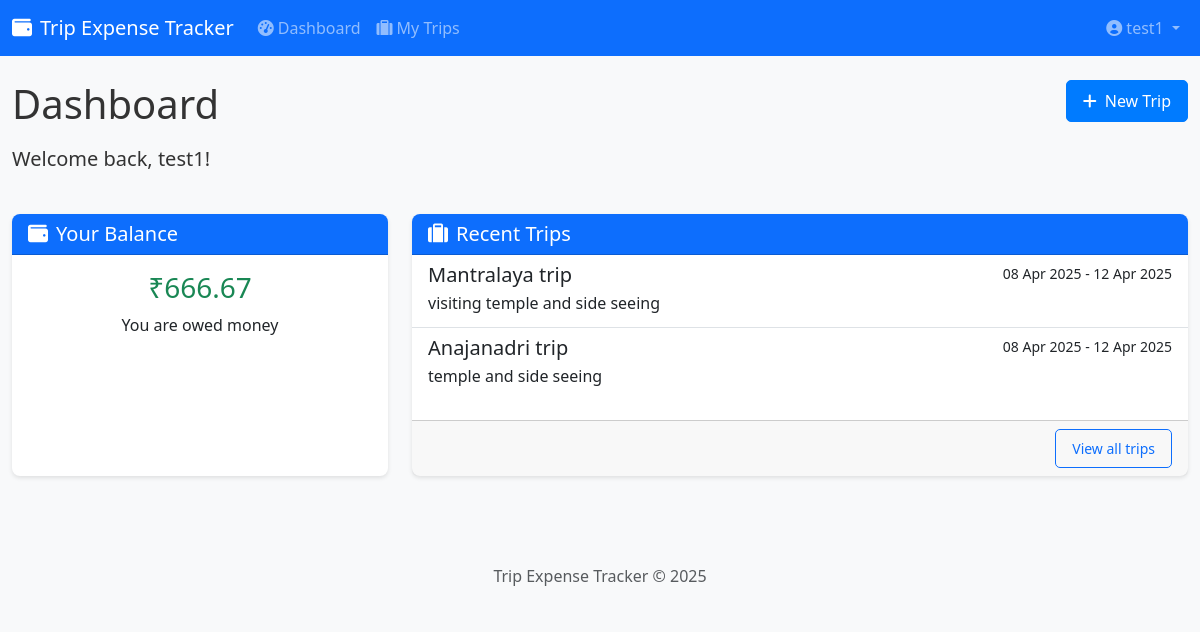
Screenshot of / (signed in) with the database file from the repository.
### expense_tracker/backend/models/user.py (models this page shows, shortened)
class User(UserMixin, db.Model):
    id = db.Column(db.Integer, primary_key=True)
    email = db.Column(db.String(120), unique=True, nullable=False, index=True)
    name = db.Column(db.String(100), nullable=False)
    password_hash = db.Column(db.String(128))
    created_at = db.Column(db.DateTime, default=datetime.utcnow)
    last_seen = db.Column(db.DateTime, default=datetime.utcnow)
    is_admin = db.Column(db.Boolean, default=False)
    trips_created = db.relationship('Trip', backref='admin', lazy='dynamic', foreign_keys='Trip.admin_id')
    def get_trips(self):
        from expense_tracker.backend.models.trip import Trip
        admin_trips = Trip.query.filter_by(admin_id=self.id).all()
        participant_trips = Trip.query.filter(Trip.participants.contains(str(self.id))).all()
        all_trips = list(set(admin_trips + participant_trips))
        return all_trips
    def get_total_balance(self):
        trips = self.get_trips()
        total_balance = 0
        for trip in trips:
            total_balance += trip.calculate_user_balance(self.id)
        return total_balance

### expense_tracker/backend/models/trip.py (models this page shows, shortened)
class Trip(db.Model):
    id = db.Column(db.Integer, primary_key=True)
    name = db.Column(db.String(100), nullable=False)
    description = db.Column(db.Text, nullable=True)
    start_date = db.Column(db.DateTime, nullable=False)
    end_date = db.Column(db.DateTime, nullable=False)
    created_at = db.Column(db.DateTime, default=datetime.utcnow)
    updated_at = db.Column(db.DateTime, default=datetime.utcnow, onupdate=datetime.utcnow)
    admin_id = db.Column(db.Integer, db.ForeignKey('user.id'), nullable=False)
    participants = db.Column(db.Text, nullable=False, default=json.dumps([]))
    unregistered_participants = db.Column(db.Text, nullable=False, default=json.dumps([]))
    advances_json = db.Column(db.Text, default=json.dumps({}))
    general_payments_json = db.Column(db.Text, default=json.dumps([]))
    expenses = db.relationship('Expense', backref='trip', lazy='dynamic', cascade='all, delete-orphan')
    def calculate_user_balance(self, user_id):
        from expense_tracker.backend.models.expense import Expense
        if isinstance(user_id, str) and user_id.startswith('unregistered_'):
            return self.calculate_unregistered_balance(user_id)
        total_paid = sum(expense.amount for expense in
                         Expense.query.filter_by(trip_id=self.id, payer_id=str(user_id)))
        total_paid += self.get_participant_general_payments(user_id)
        advances = self.get_advances()
        advance_amount = advances.get(str(user_id), 0)
        total_paid += advance_amount
        total_share = 0
        for expense in self.expenses:
            shares = expense.get_shares()
            if str(user_id) in shares:
                total_share += shares[str(user_id)]
        return total_paid - total_share
    def get_advances(self):
        if not self.advances_json:
            return {}
        return json.loads(self.advances_json)
    def get_general_payments(self):
        if not self.general_payments_json:
            return []
        return json.loads(self.general_payments_json)
    def get_participant_general_payments(self, participant_id):
        payments = self.get_general_payments()
        total = sum(payment['amount'] for payment in payments
                   if payment['participant_id'] == str(participant_id))
        return total

### expense_tracker/backend/routes/main.py (the view)
@bp.route('/')
def index():
    if current_user.is_authenticated:
        trips = current_user.get_trips()
        recent_trips = sorted(trips, key=lambda t: t.updated_at, reverse=True)[:5]
        total_balance = current_user.get_total_balance()
        return render_template('main/dashboard.html',
                              recent_trips=recent_trips,
                              total_balance=total_balance)
    else:
        return render_template('main/index.html')

### expense_tracker/backend/models/expense.py (called while the page is built)
    def get_shares(self):
        return json.loads(self.shares)

### expense_tracker/backend/templates/main/dashboard.html (shortened to what this page needs)
{% extends "base.html" %}
{% block content %}
<div class="row mb-4">
    <div class="col-md-8">
        <h1 class="mb-3">Dashboard</h1>
        <p class="lead">Welcome back, {{ current_user.name }}!</p>
    </div>
    <div class="col-md-4 text-end">
        <a href="{{ url_for('trips.add_trip') }}" class="btn btn-primary">
            <i class="fas fa-plus me-2"></i>New Trip
        </a>
    </div>
</div>
<div class="row">
    <div class="col-md-4 mb-4">
        <div class="card h-100">
            <div class="card-header bg-primary text-white">
                <h5 class="card-title mb-0">
                    <i class="fas fa-wallet me-2"></i>Your Balance
                </h5>
            </div>
            <div class="card-body text-center">
                {% if total_balance > 0 %}
                <h3 class="text-success">₹{{ total_balance|round(2) }}</h3>
                <p>You are owed money</p>
                {% elif total_balance < 0 %}
                <h3 class="text-danger">₹{{ (total_balance * -1)|round(2) }}</h3>
                <p>You owe money</p>
                {% else %}
                <h3>₹0.00</h3>
                <p>You're all settled up!</p>
                {% endif %}
            </div>
        </div>
    </div>
    <div class="col-md-8 mb-4">
        <div class="card h-100">
            <div class="card-header bg-primary text-white">
                <h5 class="card-title mb-0">
                    <i class="fas fa-suitcase me-2"></i>Recent Trips
                </h5>
            </div>
            <div class="card-body p-0">
                {% if recent_trips %}
                <div class="list-group list-group-flush">
                    {% for trip in recent_trips %}
                    <a href="{{ url_for('trips.view_trip', trip_id=trip.id) }}" class="list-group-item list-group-item-action">
                        <div class="d-flex w-100 justify-content-between">
                            <h5 class="mb-1">{{ trip.name }}</h5>
                            <small>{{ trip.start_date.strftime('%d %b %Y') }} - {{ trip.end_date.strftime('%d %b %Y') }}</small>
                        </div>
                        <p class="mb-1">{{ trip.description|truncate(100) }}</p>
                    </a>
                    {% endfor %}
                </div>
                {% else %}
                <div class="text-center p-4">
                    <p class="mb-0">You don't have any trips yet.</p>
                    <a href="{{ url_for('trips.add_trip') }}" class="btn btn-sm btn-outline-primary mt-2">Create your first trip</a>
                </div>
                {% endif %}
            </div>
            {% if recent_trips %}
            <div class="card-footer text-end">
                <a href="{{ url_for('trips.list_trips') }}" class="btn btn-sm btn-outline-primary">View all trips</a>
            </div>
            {% endif %}
        </div>
    </div>
</div>
{% endblock %}

### expense_tracker/backend/templates/base.html (shortened to what this page needs)
<!DOCTYPE html>
<html lang="en">
<head>
    <link href="https://cdn.jsdelivr.net/npm/bootstrap@5.3.0-alpha1/dist/css/bootstrap.min.css" rel="stylesheet">
    <link rel="stylesheet" href="https://cdnjs.cloudflare.com/ajax/libs/font-awesome/6.0.0/css/all.min.css">
    <link rel="stylesheet" href="{{ url_for('static', filename='css/style.css') }}">
</head>
<body>
    <nav class="navbar navbar-expand-lg navbar-dark bg-primary">
        <div class="container">
            <a class="navbar-brand" href="{{ url_for('main.index') }}">
                <i class="fas fa-wallet me-2"></i>Trip Expense Tracker
            </a>
            <div class="collapse navbar-collapse" id="navbarNav">
                <ul class="navbar-nav me-auto">
                    {% if current_user.is_authenticated %}
                    <li class="nav-item">
                        <a class="nav-link" href="{{ url_for('main.dashboard') }}">
                            <i class="fas fa-tachometer-alt me-1"></i>Dashboard
                        </a>
                    </li>
                    <li class="nav-item">
                        <a class="nav-link" href="{{ url_for('trips.list_trips') }}">
                            <i class="fas fa-suitcase me-1"></i>My Trips
                        </a>
                    </li>
                    {% endif %}
                </ul>
                <ul class="navbar-nav">
                    {% if current_user.is_authenticated %}
                    <li class="nav-item dropdown">
                        <a class="nav-link dropdown-toggle" href="#" id="userDropdown" role="button" data-bs-toggle="dropdown">
                            <i class="fas fa-user-circle me-1"></i>{{ current_user.name }}
                        </a>
                    </li>
                    {% endif %}
                </ul>
            </div>
        </div>
    </nav>
    <div class="container mt-4">
        {% block content %}{% endblock %}
    </div>
    <footer class="footer mt-5 py-3 bg-light">
        <div class="container text-center">
            <span class="text-muted">Trip Expense Tracker &copy; 2025</span>
        </div>
    </footer>
</body>
</html>

### expense_tracker/backend/static/css/style.css (style rules this page uses)
body { font-family: 'Segoe UI', Tahoma, Geneva, Verdana, sans-serif; background-color: #f8f9fa; color: #333; }
.container { max-width: 1200px; }
.card { border-radius: 8px; box-shadow: 0 2px 4px rgba(0, 0, 0, 0.1); margin-bottom: 20px; border: none; }
.card-header { border-radius: 8px 8px 0 0 !important; font-weight: 500; }
.btn { border-radius: 5px; padding: 8px 16px; font-weight: 500; }
.btn-primary { background-color: #007bff; border-color: #007bff; }

### rows the page displays
User: name "test1"
Trip: name "Mantralaya trip", start_date "08 Apr 2025", end_date "12 Apr 2025", description "visiting temple and side seeing"
Trip: name "Anajanadri trip", start_date "08 Apr 2025", end_date "12 Apr 2025", description "temple and side seeing"

### other values shown
{{ total_balance|round(2) }} "666.67"
